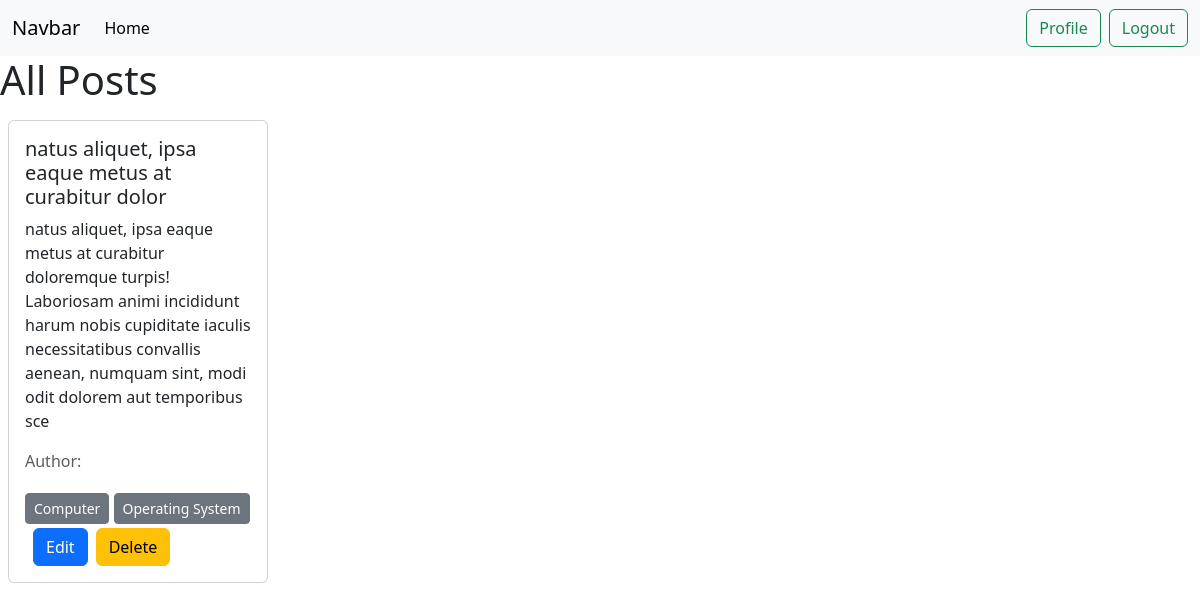
/author/my-posts/ (signed in), run on an earlier commit of the app's database.
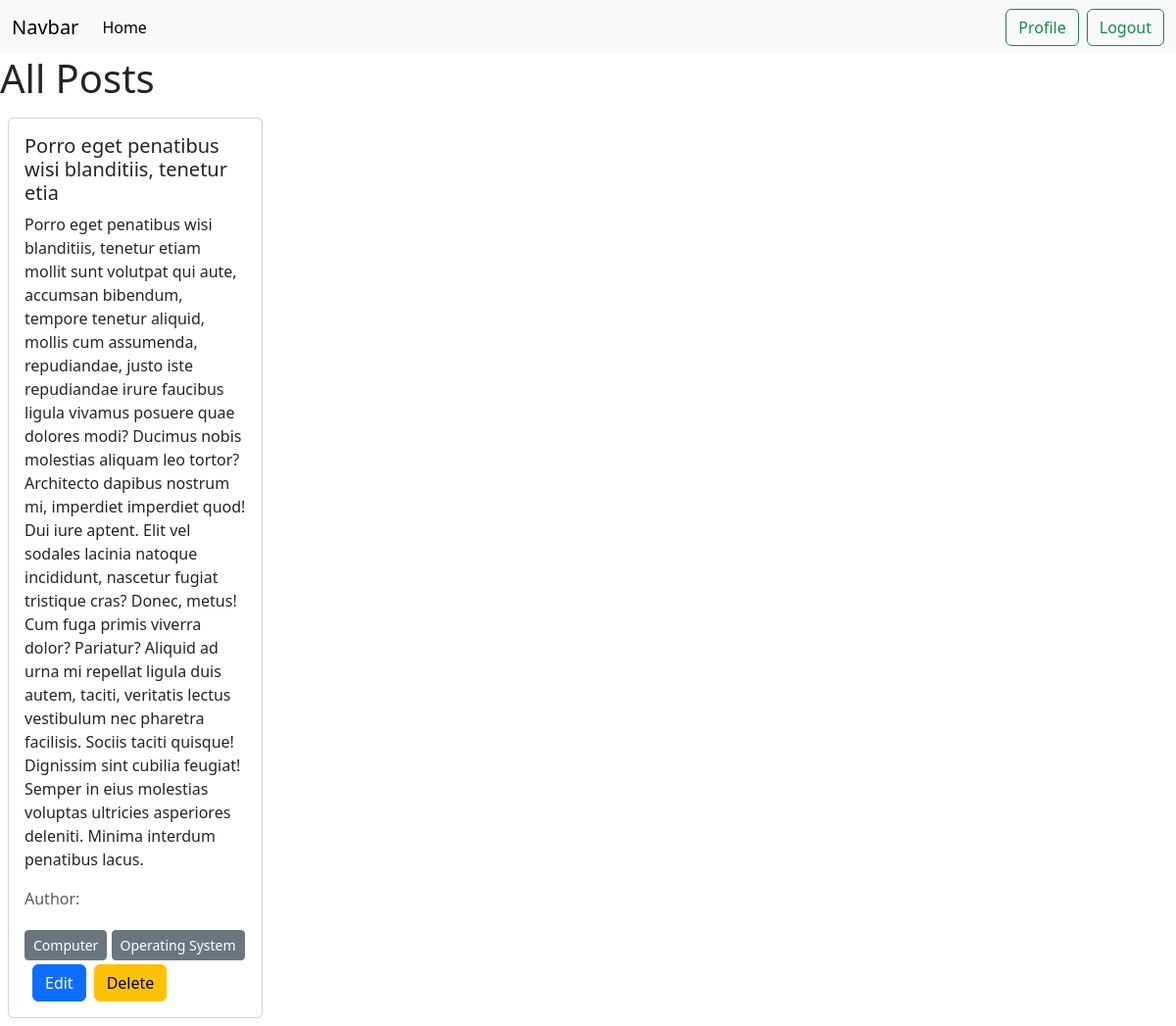
And on a later commit of the database.
### posts/models.py (models this page shows, shortened)
class Post(models.Model):
    title = models.CharField(max_length=50)
    content = models.TextField()
    categories = models.ManyToManyField(Category) # one post can have multiple category and one category have multiple post
    author = models.ForeignKey(User, on_delete=models.CASCADE) # post will be automatically delete if author is deleted
    image = models.ImageField(upload_to='posts/media/uploads/', null=True, blank=True)

### categories/models.py (models this page shows, shortened)
class Category(models.Model):
    name = models.CharField(max_length=100)
    slug = models.SlugField(max_length=100, unique=True, null=True, blank=True)

### authors/views.py (the view)
# urls.py: path("my-posts/", views.my_post, name="my_posts"),
@login_required
def my_post(request):
    posts = Post.objects.filter(author=request.user)
    return render(request, "authors/all_posts.html", {"posts": posts})

### authors/templates/authors/all_posts.html
{% extends "base.html" %} {% block content %}
<h1>All Posts</h1>
<div class="row w-100 ">
  {% for post in posts %}
  <div class="col-sm-3 mb-3 mb-sm-0">
    <div class="card m-2">
      <div class="card-body">
        <h5 class="card-title">{{post.title}}</h5>
        <p class="card-text">{{post.content}}</p>
        <p class="text-body-secondary">Author: {{post.author.first_name}}</p>
        <div class="py-1">
          {% for category in post.categories.all %}
          <button class="btn btn-secondary btn-sm">{{category.name}}</button>
          {% endfor %}
        </div>
        <div>
          <a class="btn btn-primary mx-2" href="{% url "edit_post" post.id %}">Edit</a
          ><a class="btn btn-warning" href="{% url "delete_post" post.id %}">Delete</a>
        </div>
      </div>
    </div>
  </div>
  {% endfor %}
</div>
{% endblock %}

What changed in the data, as far as the page shows it:
removed Post: title "natus aliquet, ipsa eaque metus at curabitur dolor", content "natus aliquet, ipsa eaque metus at curabitur doloremque turpis! Laboriosam animi incididunt harum nobis cupiditate iaculis necessitatibus convallis aenean, numquam sint, modi odit dolorem aut temporibus sce", Category (name "Computer"), Category (name "Operating System")
now on this page (row edited): Post: title "Porro eget penatibus wisi blanditiis, tenetur etia", content "Porro eget penatibus wisi blanditiis, tenetur etiam mollit sunt volutpat qui aute, accumsan bibendum, tempore tenetur aliquid, mollis cum assumenda, repudiandae, justo iste repudiandae irure faucibus ligula vivamus posuere quae dolores modi? Ducimus nobis molestias aliquam leo tortor? Architecto dapibus nostrum mi, imperdiet imperdiet quod! Dui iure aptent. Elit vel sodales lacinia natoque incididunt, nascetur fugiat tristique cras? Donec, metus! Cum fuga primis viverra dolor? Pariatur? Aliquid ad urna mi repellat ligula duis autem, taciti, veritatis lectus vestibulum nec pharetra facilisis. Sociis taciti quisque! Dignissim sint cubilia feugiat! Semper in eius molestias voluptas ultricies…", Category (name "Computer"), Category (name "Operating System")
